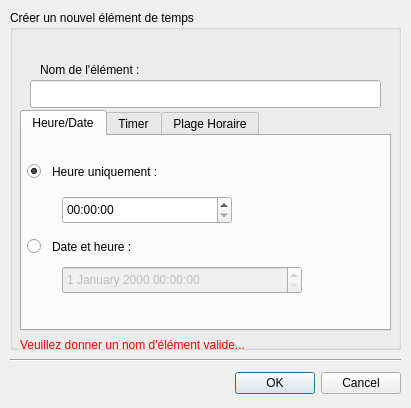
<?xml version="1.0" encoding="UTF-8"?>
<ui version="4.0">
 <class>DialogNewTime</class>
 <widget class="QDialog" name="DialogNewTime">
  <property name="geometry">
   <rect>
    <x>0</x>
    <y>0</y>
    <width>411</width>
    <height>408</height>
   </rect>
  </property>
  <property name="sizePolicy">
   <sizepolicy hsizetype="Fixed" vsizetype="Fixed">
    <horstretch>0</horstretch>
    <verstretch>0</verstretch>
   </sizepolicy>
  </property>
  <property name="minimumSize">
   <size>
    <width>411</width>
    <height>408</height>
   </size>
  </property>
  <property name="maximumSize">
   <size>
    <width>411</width>
    <height>408</height>
   </size>
  </property>
  <property name="font">
   <font>
    <weight>50</weight>
    <bold>false</bold>
   </font>
  </property>
  <property name="windowTitle">
   <string>Nouvelle variable de temps...</string>
  </property>
  <property name="windowIcon">
   <iconset resource="resources.qrc">
    <normaloff>:/img/icon_clock.png</normaloff>:/img/icon_clock.png</iconset>
  </property>
  <property name="modal">
   <bool>true</bool>
  </property>
  <widget class="QDialogButtonBox" name="buttonBox">
   <property name="geometry">
    <rect>
     <x>10</x>
     <y>370</y>
     <width>391</width>
     <height>27</height>
    </rect>
   </property>
   <property name="orientation">
    <enum>Qt::Horizontal</enum>
   </property>
   <property name="standardButtons">
    <set>QDialogButtonBox::Cancel|QDialogButtonBox::Ok</set>
   </property>
  </widget>
  <widget class="Line" name="line">
   <property name="geometry">
    <rect>
     <x>10</x>
     <y>350</y>
     <width>391</width>
     <height>20</height>
    </rect>
   </property>
   <property name="orientation">
    <enum>Qt::Horizontal</enum>
   </property>
  </widget>
  <widget class="QGroupBox" name="groupBox">
   <property name="geometry">
    <rect>
     <x>10</x>
     <y>10</y>
     <width>391</width>
     <height>340</height>
    </rect>
   </property>
   <property name="title">
    <string>Créer un nouvel élément de temps</string>
   </property>
   <widget class="QLabel" name="label">
    <property name="geometry">
     <rect>
      <x>30</x>
      <y>50</y>
      <width>231</width>
      <height>20</height>
     </rect>
    </property>
    <property name="text">
     <string>Nom de l'élément :</string>
    </property>
   </widget>
   <widget class="QLineEdit" name="edit_name">
    <property name="geometry">
     <rect>
      <x>20</x>
      <y>70</y>
      <width>351</width>
      <height>28</height>
     </rect>
    </property>
   </widget>
   <widget class="QLabel" name="label_error_empty">
    <property name="geometry">
     <rect>
      <x>10</x>
      <y>320</y>
      <width>370</width>
      <height>30</height>
     </rect>
    </property>
    <property name="sizePolicy">
     <sizepolicy hsizetype="Fixed" vsizetype="Fixed">
      <horstretch>0</horstretch>
      <verstretch>0</verstretch>
     </sizepolicy>
    </property>
    <property name="palette">
     <palette>
      <active>
       <colorrole role="WindowText">
        <brush brushstyle="SolidPattern">
         <color alpha="255">
          <red>255</red>
          <green>0</green>
          <blue>0</blue>
         </color>
        </brush>
       </colorrole>
      </active>
      <inactive>
       <colorrole role="WindowText">
        <brush brushstyle="SolidPattern">
         <color alpha="255">
          <red>255</red>
          <green>0</green>
          <blue>0</blue>
         </color>
        </brush>
       </colorrole>
      </inactive>
      <disabled>
       <colorrole role="WindowText">
        <brush brushstyle="SolidPattern">
         <color alpha="255">
          <red>146</red>
          <green>145</green>
          <blue>144</blue>
         </color>
        </brush>
       </colorrole>
      </disabled>
     </palette>
    </property>
    <property name="text">
     <string>Veuillez donner un nom d'élément valide...</string>
    </property>
   </widget>
   <widget class="QTabWidget" name="tab_model">
    <property name="geometry">
     <rect>
      <x>10</x>
      <y>100</y>
      <width>371</width>
      <height>221</height>
     </rect>
    </property>
    <property name="currentIndex">
     <number>0</number>
    </property>
    <widget class="QWidget" name="tab">
     <attribute name="title">
      <string>Heure/Date</string>
     </attribute>
     <widget class="QLabel" name="label_2">
      <property name="geometry">
       <rect>
        <x>30</x>
        <y>26</y>
        <width>180</width>
        <height>20</height>
       </rect>
      </property>
      <property name="text">
       <string>Heure uniquement :</string>
      </property>
     </widget>
     <widget class="QTimeEdit" name="heure">
      <property name="geometry">
       <rect>
        <x>40</x>
        <y>60</y>
        <width>170</width>
        <height>28</height>
       </rect>
      </property>
      <property name="currentSectionIndex">
       <number>0</number>
      </property>
     </widget>
     <widget class="QDateTimeEdit" name="date_heure">
      <property name="enabled">
       <bool>false</bool>
      </property>
      <property name="geometry">
       <rect>
        <x>40</x>
        <y>130</y>
        <width>240</width>
        <height>28</height>
       </rect>
      </property>
      <property name="displayFormat">
       <string>d MMMM yyyy HH:mm:ss</string>
      </property>
     </widget>
     <widget class="QRadioButton" name="check_time">
      <property name="geometry">
       <rect>
        <x>5</x>
        <y>25</y>
        <width>20</width>
        <height>21</height>
       </rect>
      </property>
      <property name="text">
       <string/>
      </property>
      <property name="checked">
       <bool>true</bool>
      </property>
     </widget>
     <widget class="QLabel" name="label_3">
      <property name="geometry">
       <rect>
        <x>30</x>
        <y>101</y>
        <width>180</width>
        <height>20</height>
       </rect>
      </property>
      <property name="text">
       <string>Date et heure :</string>
      </property>
     </widget>
     <widget class="QRadioButton" name="check_datetime">
      <property name="geometry">
       <rect>
        <x>5</x>
        <y>100</y>
        <width>20</width>
        <height>21</height>
       </rect>
      </property>
      <property name="text">
       <string/>
      </property>
      <property name="checked">
       <bool>false</bool>
      </property>
     </widget>
    </widget>
    <widget class="QWidget" name="tab_2">
     <attribute name="title">
      <string>Timer</string>
     </attribute>
     <widget class="QLabel" name="label_6">
      <property name="geometry">
       <rect>
        <x>30</x>
        <y>30</y>
        <width>140</width>
        <height>20</height>
       </rect>
      </property>
      <property name="text">
       <string>Durée du timer :</string>
      </property>
     </widget>
     <widget class="QTimeEdit" name="timer">
      <property name="geometry">
       <rect>
        <x>50</x>
        <y>70</y>
        <width>261</width>
        <height>28</height>
       </rect>
      </property>
      <property name="displayFormat">
       <string>HH:mm:ss.zzz</string>
      </property>
     </widget>
    </widget>
    <widget class="QWidget" name="tab_3">
     <attribute name="title">
      <string>Plage Horaire</string>
     </attribute>
     <widget class="QLabel" name="label_4">
      <property name="geometry">
       <rect>
        <x>10</x>
        <y>30</y>
        <width>351</width>
        <height>61</height>
       </rect>
      </property>
      <property name="palette">
       <palette>
        <active>
         <colorrole role="WindowText">
          <brush brushstyle="SolidPattern">
           <color alpha="255">
            <red>126</red>
            <green>126</green>
            <blue>126</blue>
           </color>
          </brush>
         </colorrole>
         <colorrole role="Text">
          <brush brushstyle="SolidPattern">
           <color alpha="255">
            <red>0</red>
            <green>0</green>
            <blue>0</blue>
           </color>
          </brush>
         </colorrole>
        </active>
        <inactive>
         <colorrole role="WindowText">
          <brush brushstyle="SolidPattern">
           <color alpha="255">
            <red>126</red>
            <green>126</green>
            <blue>126</blue>
           </color>
          </brush>
         </colorrole>
         <colorrole role="Text">
          <brush brushstyle="SolidPattern">
           <color alpha="255">
            <red>0</red>
            <green>0</green>
            <blue>0</blue>
           </color>
          </brush>
         </colorrole>
        </inactive>
        <disabled>
         <colorrole role="WindowText">
          <brush brushstyle="SolidPattern">
           <color alpha="255">
            <red>146</red>
            <green>145</green>
            <blue>144</blue>
           </color>
          </brush>
         </colorrole>
         <colorrole role="Text">
          <brush brushstyle="SolidPattern">
           <color alpha="255">
            <red>165</red>
            <green>164</green>
            <blue>164</blue>
           </color>
          </brush>
         </colorrole>
        </disabled>
       </palette>
      </property>
      <property name="font">
       <font>
        <italic>true</italic>
       </font>
      </property>
      <property name="text">
       <string>&lt;!DOCTYPE HTML PUBLIC &quot;-//W3C//DTD HTML 4.0//EN&quot; &quot;http://www.w3.org/TR/REC-html40/strict.dtd&quot;&gt;
&lt;html&gt;&lt;head&gt;&lt;meta name=&quot;qrichtext&quot; content=&quot;1&quot; /&gt;&lt;style type=&quot;text/css&quot;&gt;
p, li { white-space: pre-wrap; }
&lt;/style&gt;&lt;/head&gt;&lt;body style=&quot; font-family:'DejaVu Sans'; font-size:10pt; font-weight:400; font-style:italic;&quot;&gt;
&lt;p style=&quot; margin-top:0px; margin-bottom:0px; margin-left:0px; margin-right:0px; -qt-block-indent:0; text-indent:0px;&quot;&gt;Vous pouvez régler les valeurs de la plage horaire en sélectionnant l'élément PlageHoraire crée et aller dans le menu puis &quot;Configurer les plages&quot;.&lt;/p&gt;&lt;/body&gt;&lt;/html&gt;</string>
      </property>
      <property name="textFormat">
       <enum>Qt::AutoText</enum>
      </property>
      <property name="wordWrap">
       <bool>true</bool>
      </property>
     </widget>
    </widget>
   </widget>
  </widget>
 </widget>
 <resources>
  <include location="resources.qrc"/>
 </resources>
 <connections>
  <connection>
   <sender>buttonBox</sender>
   <signal>rejected()</signal>
   <receiver>DialogNewTime</receiver>
   <slot>reject()</slot>
   <hints>
    <hint type="sourcelabel">
     <x>316</x>
     <y>260</y>
    </hint>
    <hint type="destinationlabel">
     <x>286</x>
     <y>274</y>
    </hint>
   </hints>
  </connection>
 </connections>
</ui>
